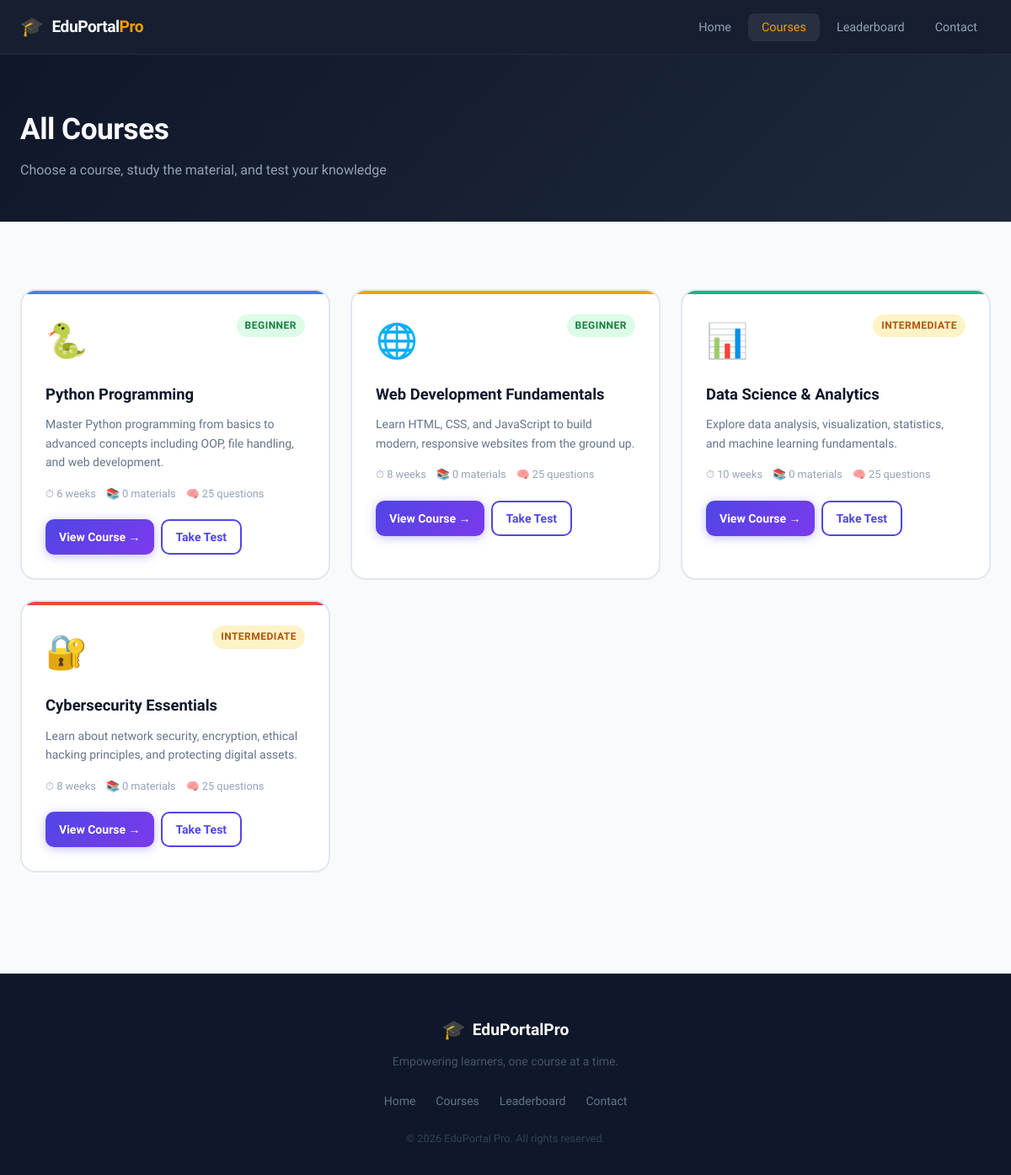
Page /courses/ on the committed database.
### students/models.py (models this page shows, shortened)
class Course(models.Model):
    title = models.CharField(max_length=200)
    description = models.TextField()
    subject = models.CharField(max_length=100)
    duration = models.CharField(max_length=50, default="4 weeks")
    level = models.CharField(max_length=50, choices=[
        ('Beginner', 'Beginner'),
        ('Intermediate', 'Intermediate'),
        ('Advanced', 'Advanced'),
    ], default='Beginner')
    icon = models.CharField(max_length=10, default='📚')
    color = models.CharField(max_length=30, default='#4f46e5')
    created_at = models.DateTimeField(auto_now_add=True)

### students/views.py (the view)
# urls.py: path('courses/', views.courses, name='courses'),
def courses(request):
    courses = Course.objects.annotate(
        material_count=Count('materials', distinct=True),
        question_count=Count('questions', distinct=True)
    )
    return render(request, 'courses.html', {'courses': courses})

### students/templates/courses.html (shortened to what this page needs)
{% extends 'base.html' %}
{% block nav_courses %}active{% endblock %}
{% block content %}
<div class="page-hero">
    <div class="container">
        <h1 class="page-title">All Courses</h1>
        <p class="page-subtitle">Choose a course, study the material, and test your knowledge</p>
    </div>
</div>
<section class="section-pad">
    <div class="container">
        <div class="courses-grid courses-grid-full">
            {% for course in courses %}
            <div class="course-card" style="--course-color: {{ course.color }}">
                <div class="course-card-header">
                    <span class="course-icon">{{ course.icon }}</span>
                    <span class="course-level level-{{ course.level|lower }}">{{ course.level }}</span>
                </div>
                <h3 class="course-title">{{ course.title }}</h3>
                <p class="course-desc">{{ course.description }}</p>
                <div class="course-meta">
                    <span>⏱ {{ course.duration }}</span>
                    <span>📚 {{ course.material_count }} material{{ course.material_count|pluralize }}</span>
                    <span>🧠 {{ course.question_count }} questions</span>
                </div>
                <div class="course-actions">
                    <a href="{% url 'course_detail' course.id %}" class="btn btn-primary btn-sm">View Course →</a>
                    {% if course.question_count >= 5 %}
                    <a href="{% url 'start_test' course.id %}" class="btn btn-outline btn-sm">Take Test</a>
                    {% endif %}
                </div>
            </div>
            {% empty %}
            <div class="empty-state">
                <div class="empty-icon">📚</div>
                <h3>No courses available yet</h3>
                <p>Please check back later or contact admin to add courses.</p>
            </div>
            {% endfor %}
        </div>
    </div>
</section>
{% endblock %}

### static/css/main.css (style rules this page uses)
*, *::before, *::after { box-sizing: border-box; margin: 0; padding: 0; }
html { scroll-behavior: smooth; }
body { font-family: 'Sora', sans-serif; background: #f8fafc; color: #1e293b; line-height: 1.6; min-height: 100vh; }
a { text-decoration: none; color: inherit; }
:root { --primary: #4f46e5; --primary-dark: #3730a3; --accent: #f59e0b; --surface: #fff; --border: #e2e8f0; --muted: #94a3b8; --text: #0f172a; --radius: 12px; --shadow: 0 4px 24px rgba(0,0,0,0.08); }
.btn { display: inline-flex; align-items: center; gap: 6px; padding: 10px 22px; border-radius: 10px; font-family: inherit; font-size: 0.95rem; font-weight: 600; cursor: pointer; border: none; transition: all 0.2s; text-decoration: none; }
.btn-primary { background: linear-gradient(135deg, #4f46e5, #7c3aed); color: #fff; box-shadow: 0 2px 12px rgba(79,70,229,0.35); }
.btn-outline { background: transparent; color: var(--primary); border: 2px solid var(--primary); }
.btn-sm { padding: 8px 16px; font-size: 0.875rem; }
.container { max-width: 1200px; margin: 0 auto; padding: 0 24px; }
.section-pad { padding: 80px 0; }
.courses-grid { display: grid; grid-template-columns: repeat(auto-fill, minmax(300px, 1fr)); gap: 24px; margin-bottom: 40px; }
.courses-grid-full { grid-template-columns: repeat(auto-fill, minmax(320px, 1fr)); }
.course-card { background: #fff; border-radius: 18px; border: 2px solid var(--border); padding: 28px; transition: all 0.3s; position: relative; overflow: hidden; }
.course-card::before { content: ''; position: absolute; top: 0; left: 0; right: 0; height: 4px; background: var(--course-color, #4f46e5); transition: height 0.3s; }
.course-card-header { display: flex; justify-content: space-between; align-items: flex-start; margin-bottom: 16px; }
.course-icon { font-size: 2.5rem; }
.course-level { font-size: 0.75rem; font-weight: 600; padding: 4px 10px; border-radius: 20px; text-transform: uppercase; letter-spacing: 0.5px; }
.level-beginner { background: #dcfce7; color: #15803d; }
.level-intermediate { background: #fef3c7; color: #b45309; }
.course-title { font-size: 1.15rem; font-weight: 700; color: #0f172a; margin-bottom: 10px; }
.course-desc { font-size: 0.875rem; color: #64748b; line-height: 1.6; margin-bottom: 16px; }
.course-meta { display: flex; gap: 12px; flex-wrap: wrap; font-size: 0.8rem; color: #94a3b8; margin-bottom: 20px; }
.course-actions { display: flex; gap: 8px; flex-wrap: wrap; }
.page-hero { background: linear-gradient(135deg, #0f172a 0%, #1e293b 100%); padding: 60px 0 48px; }
.page-title { font-size: 2.2rem; font-weight: 800; color: #f8fafc; margin-bottom: 8px; letter-spacing: -0.5px; }
.page-subtitle { color: #94a3b8; font-size: 1rem; }
body { display: flex; flex-direction: column; }

### rows in the picture
Course: icon "🐍", level "BEGINNER", title "Python Programming", description "Master Python programming from basics to advanced concepts including OOP, file handling, and web development.", duration "6 weeks", material_count "0", question_count "25", shows "Take Test"
Course: icon "🌐", level "BEGINNER", title "Web Development Fundamentals", description "Learn HTML, CSS, and JavaScript to build modern, responsive websites from the ground up.", duration "8 weeks", material_count "0", question_count "25", shows "Take Test"
Course: icon "📊", level "INTERMEDIATE", title "Data Science & Analytics", description "Explore data analysis, visualization, statistics, and machine learning fundamentals.", duration "10 weeks", material_count "0", question_count "25", shows "Take Test"
Course: icon "🔐", level "INTERMEDIATE", title "Cybersecurity Essentials", description "Learn about network security, encryption, ethical hacking principles, and protecting digital assets.", duration "8 weeks", material_count "0", question_count "25", shows "Take Test"
